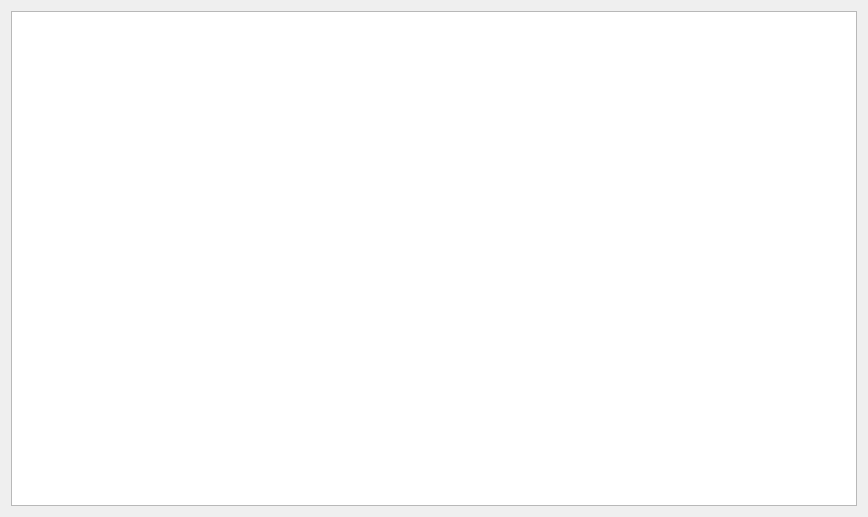
<?xml version="1.0" encoding="UTF-8"?>
<ui version="4.0">
 <class>RegisterTab</class>
 <widget class="QWidget" name="RegisterTab">
  <property name="geometry">
   <rect>
    <x>0</x>
    <y>0</y>
    <width>868</width>
    <height>517</height>
   </rect>
  </property>
  <property name="windowTitle">
   <string>Form</string>
  </property>
  <layout class="QVBoxLayout" name="verticalLayout">
   <item>
    <widget class="QTableView" name="registerTableView">
     <attribute name="verticalHeaderVisible">
      <bool>false</bool>
     </attribute>
    </widget>
   </item>
  </layout>
 </widget>
 <resources/>
 <connections/>
</ui>
